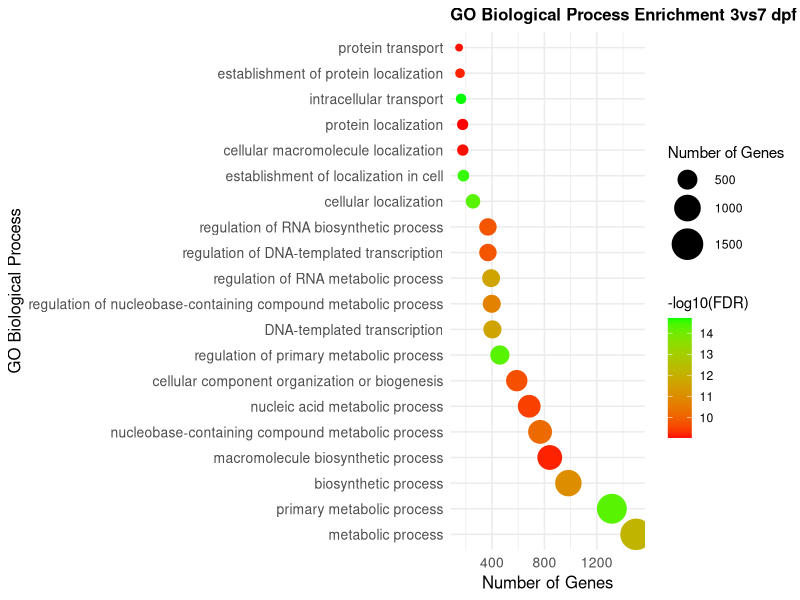
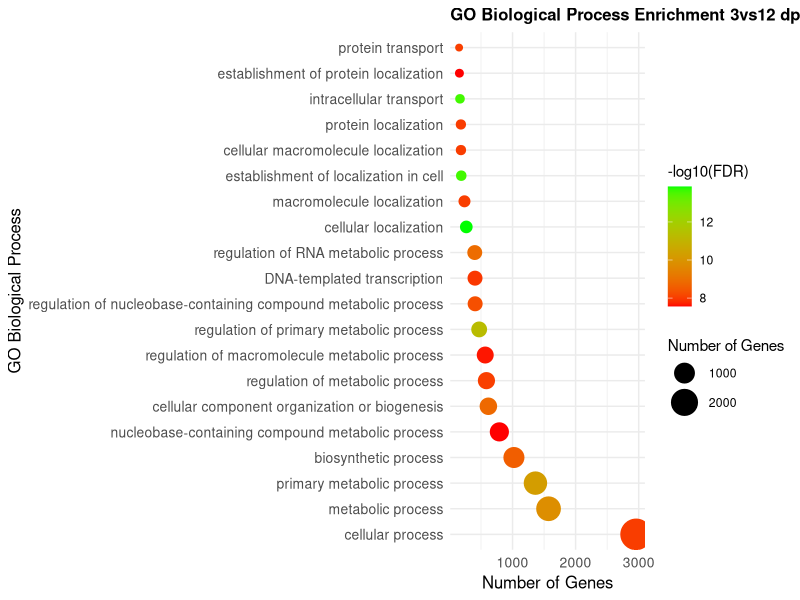
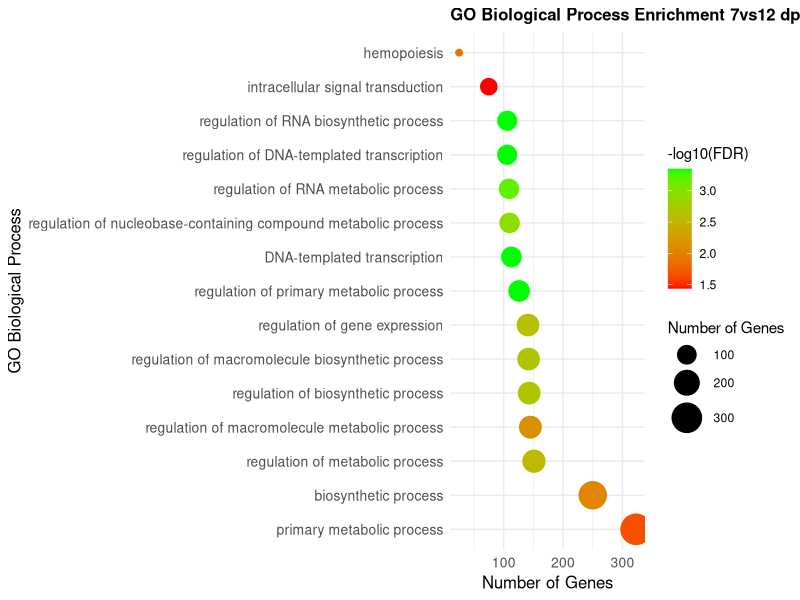
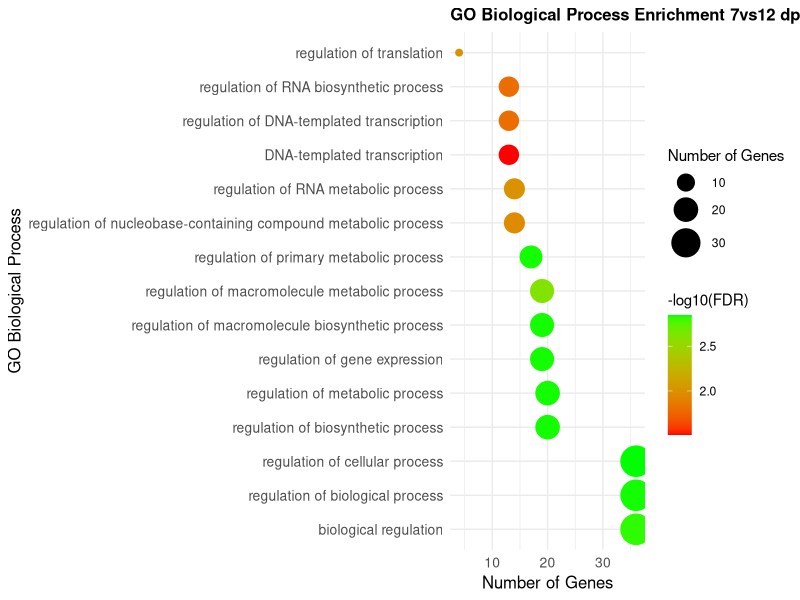
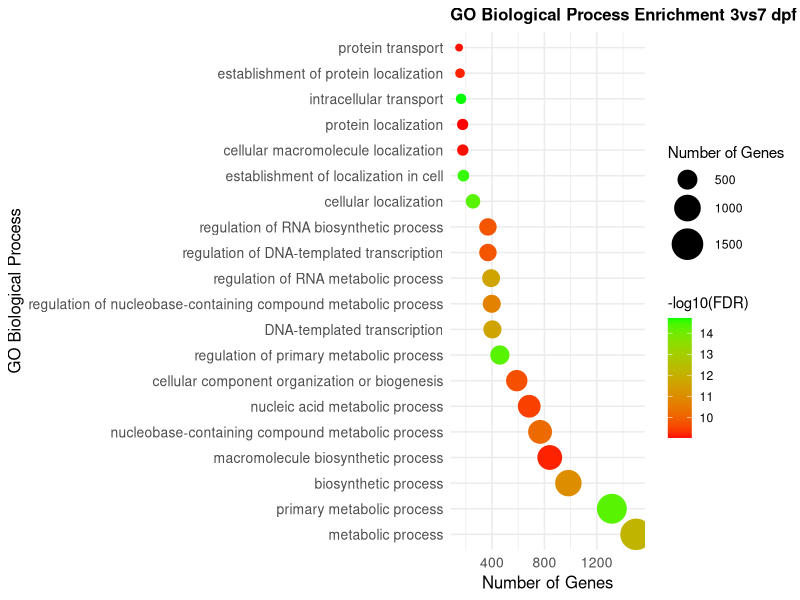
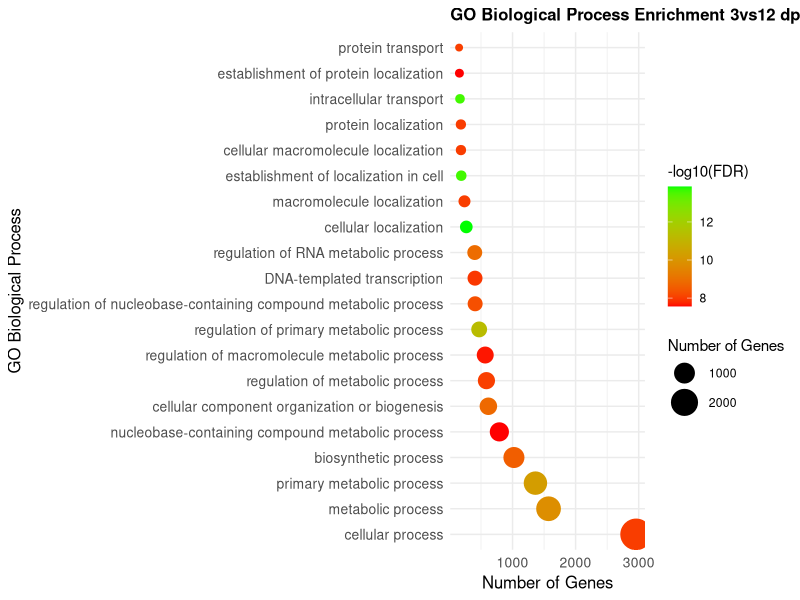
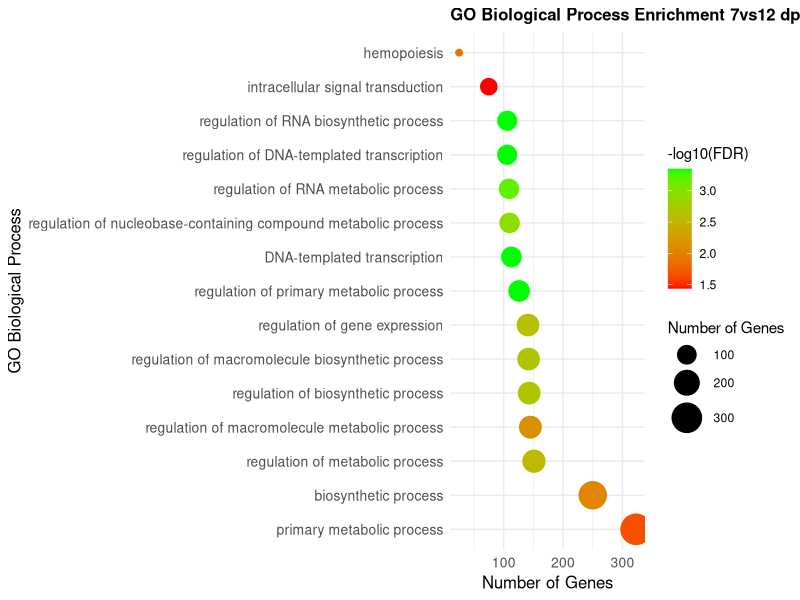
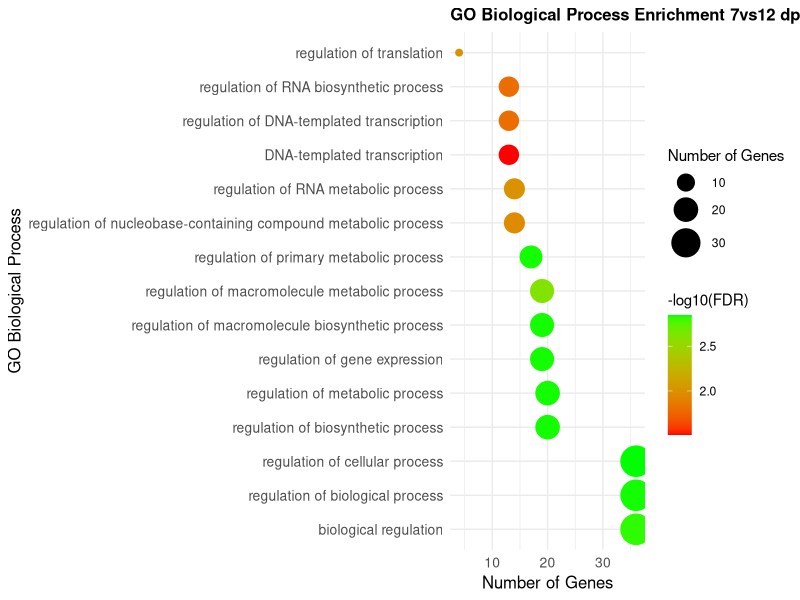

Write R code to recreate these figures, in order.
# ============================================================
# G:Profiler GO Enrichment Plotting for Differential ATAC-seq Peaks 
# ============================================================

library(ggplot2)

# ============================================================
# 1. 3vs7 dpf comparison
# ------------------------------------------------------------
data_3vs7 <- read.csv("genes_3vs7_down_BP.csv", header = TRUE)
# Select top 20 by adjusted p-value
data_3vs7 <- data_3vs7[order(data_3vs7$adjusted_p_value), ][1:20, ]
data_3vs7$neg_log10_adj_p <- -log10(data_3vs7$adjusted_p_value)

plot_3vs7_BP <- ggplot(data_3vs7, aes(x = intersection_size, y = reorder(term_name, -intersection_size), 
                                      size = intersection_size, color = neg_log10_adj_p)) +
  geom_point() +
  scale_size(name = "Number of Genes", range = c(2, 10)) +
  scale_color_gradient(low = "red", high = "green", name = "-log10(FDR)") +
  theme_minimal() +
  theme(axis.text = element_text(size = 10), axis.title = element_text(size = 12),
        plot.title = element_text(size = 12, face = "bold")) +
  labs(x = "Number of Genes", y = "GO Biological Process", title = "GO Biological Process Enrichment 3vs7 dpf (Down, Top 20)")

print(plot_3vs7_BP)
ggsave("3vs7_BP_enrichment.jpeg", plot_3vs7_BP, width = 12, height = 9, dpi = 300, bg = "white")

# ============================================================
# 2. 3vs12 dpf comparison
# ------------------------------------------------------------
data_3vs12 <- read.csv("genes_3vs12_down_BP.csv", header = TRUE)
data_3vs12 <- data_3vs12[order(data_3vs12$adjusted_p_value), ][1:20, ]
data_3vs12$neg_log10_adj_p <- -log10(data_3vs12$adjusted_p_value)

plot_3vs12_BP <- ggplot(data_3vs12, aes(x = intersection_size, y = reorder(term_name, -intersection_size), 
                                        size = intersection_size, color = neg_log10_adj_p)) +
  geom_point() +
  scale_size(name = "Number of Genes", range = c(2, 10)) +
  scale_color_gradient(low = "red", high = "green", name = "-log10(FDR)") +
  theme_minimal() +
  theme(axis.text = element_text(size = 10), axis.title = element_text(size = 12),
        plot.title = element_text(size = 12, face = "bold")) +
  labs(x = "Number of Genes", y = "GO Biological Process", title = "GO Biological Process Enrichment 3vs12 dpf (Down, Top 20)")

print(plot_3vs12_BP)
ggsave("3vs12_BP_enrichment.jpeg", plot_3vs12_BP, width = 12, height = 9, dpi = 300, bg = "white")

# ============================================================
# 3. 7vs12 dpf comparison (Down)
# ------------------------------------------------------------
data_7vs12_down <- read.csv("genes_7vs12_down_BP.csv", header = TRUE)
data_7vs12_down$neg_log10_adj_p <- -log10(data_7vs12_down$adjusted_p_value)

plot_7vs12_down_BP <- ggplot(data_7vs12_down, aes(x = intersection_size, y = reorder(term_name, -intersection_size), 
                                                  size = intersection_size, color = neg_log10_adj_p)) +
  geom_point() +
  scale_size(name = "Number of Genes", range = c(2, 10)) +
  scale_color_gradient(low = "red", high = "green", name = "-log10(FDR)") +
  theme_minimal() +
  theme(axis.text = element_text(size = 10), axis.title = element_text(size = 12),
        plot.title = element_text(size = 12, face = "bold")) +
  labs(x = "Number of Genes", y = "GO Biological Process", title = "GO Biological Process Enrichment 7vs12 dpf (Down)")

print(plot_7vs12_down_BP)
ggsave("7vs12_down_BP_enrichment.jpeg", plot_7vs12_down_BP, width = 12, height = 9, dpi = 300, bg = "white")

# ============================================================
# 4. 7vs12 dpf comparison (Up)
# ------------------------------------------------------------
data_7vs12_up <- read.csv("genes_7vs12_up_BP.csv", header = TRUE)
data_7vs12_up$neg_log10_adj_p <- -log10(data_7vs12_up$adjusted_p_value)

plot_7vs12_up_BP <- ggplot(data_7vs12_up, aes(x = intersection_size, y = reorder(term_name, -intersection_size), 
                                              size = intersection_size, color = neg_log10_adj_p)) +
  geom_point() +
  scale_size(name = "Number of Genes", range = c(2, 10)) +
  scale_color_gradient(low = "red", high = "green", name = "-log10(FDR)") +
  theme_minimal() +
  theme(axis.text = element_text(size = 10), axis.title = element_text(size = 12),
        plot.title = element_text(size = 12, face = "bold")) +
  labs(x = "Number of Genes", y = "GO Biological Process", title = "GO Biological Process Enrichment 7vs12 dpf (Up)")

print(plot_7vs12_up_BP)
ggsave("7vs12_up_BP_enrichment.jpeg", plot_7vs12_up_BP, width = 12, height = 9, dpi = 300, bg = "white")
